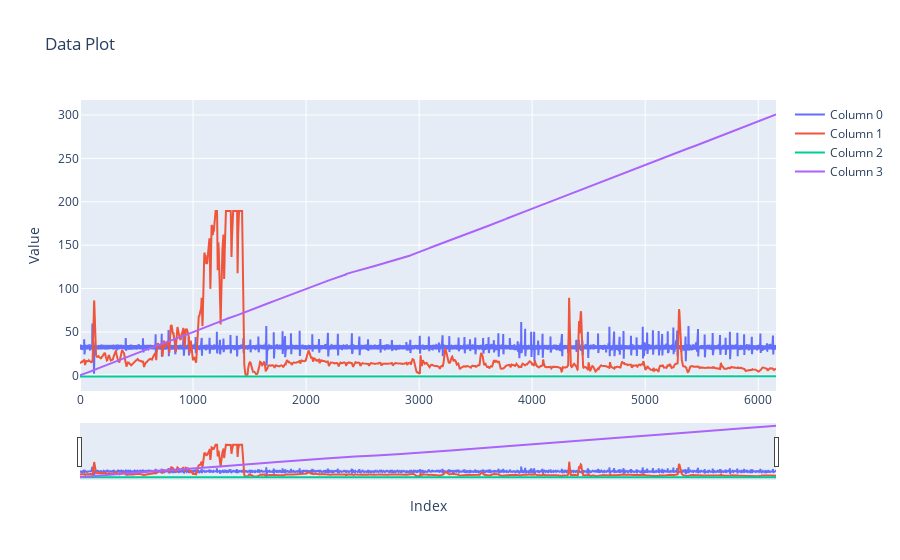

Here is the notebook cell this chart was saved with:
### Code cell
import pandas as pd
import plotly.graph_objects as go

# read in data from text file
data = pd.read_csv(r"C:\Users\cheta\Downloads\SP Codes\Systane\data\Nandhini_Right-15@56@46.TXT", delim_whitespace=True, header=None)

# create figure object
fig = go.Figure()

# add trace to figure for each column
for i in range(0, len(data.columns)):
    fig.add_trace(go.Scatter(x=data.index, y=data[i], mode='lines', name=f'Column {i}'))

# customize layout
fig.update_layout(title='Data Plot', xaxis_title='Index', yaxis_title='Value')
fig.update_xaxes(rangeslider_visible=True)

# display figure
fig.show()

### Figure 1 — Plotly figure (JSON) as saved in the notebook; plotly's stock layout.template omitted (floating-point values rounded to 4 significant figures; data arrays with more than 128 entries replaced by an {"elided": "..."} marker saying what was removed)
{"data": [{"mode": "lines", "name": "Column 0", "type": "scatter", "x": {"elided": "6158 int values"}, "y": {"elided": "6158 float values"}}, {"mode": "lines", "name": "Column 1", "type": "scatter", "x": {"elided": "6158 int values"}, "y": {"elided": "6158 float values"}}, {"mode": "lines", "name": "Column 2", "type": "scatter", "x": {"elided": "6158 int values"}, "y": {"elided": "6158 float values"}}, {"mode": "lines", "name": "Column 3", "type": "scatter", "x": {"elided": "6158 int values"}, "y": {"elided": "6158 float values"}}], "layout": {"title": {"text": "Data Plot"}, "xaxis": {"rangeslider": {"visible": true}, "title": {"text": "Index"}}, "yaxis": {"title": {"text": "Value"}}}}
